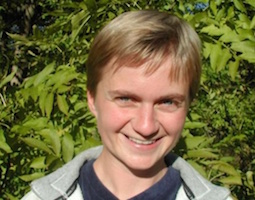
#> input picture OpencVLOG/OpenCVLOG 12.2/test3.jpg, 255 x 200 px, given in place of the camera
$ python tracking.py   (older library calls are emulated)
#> lines starting #> are read from the running program, lines starting #| are printed output that depends on the picture; after the words box and inside, x2 and y2 are one past the last pixel; in counts of white or black regions, pixels touching at a corner belong together
import numpy as np
import cv2

#abre a captura de vídeo. parâmetro 0 = webcam
cap = cv2.VideoCapture(0)

while (True):
    #lê cada quadro e carrega na variável frame
    _, frame = cap.read()
#> frame is the input picture: shape (200, 255, 3); mean B, G, R 64.2, 106.3, 113.6

    #transforma a imagem de RGB para HSV
    hsvImage = cv2.cvtColor(frame, cv2.COLOR_BGR2HSV)
#> hsvImage: shape (200, 255, 3); mean H, S, V 31.8, 139.8, 120.3
    #intervalo de vermelho mínimo e rosa máximo
    lowerRed = np.array([25, 50, 0])
    upperRed = np.array([50, 255, 255])

    #identificação da área da embalagem
    mask = cv2.inRange(hsvImage, lowerRed, upperRed)
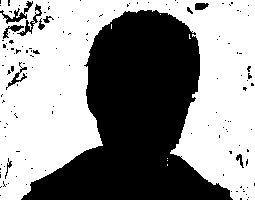
#> mask: shape (200, 255); 56.7% white; 137 black regions (126 under 20 px), largest, box (x1, y1, x2, y2) and area: (21, 10, 233, 200) 20875, (0, 1, 33, 24) 197, (17, 4, 42, 36) 165
    #bitwise_and(primeira matriz a ser operada, segunda matriz a ser operada,
    #especifica elementos da saida que devem ser alterados)
    #
    #dst(I) = src1(I) and src2(I) se mask(i) != 0
    result = cv2.bitwise_and(frame, frame, mask = mask)
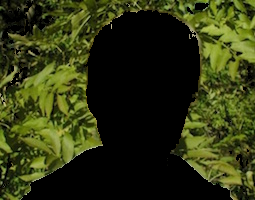
#> result: shape (200, 255, 3); mean B, G, R 17.6, 52.1, 46.4

    #converte para tons de cinza
    gray = cv2.cvtColor(result, cv2.COLOR_BGR2GRAY)
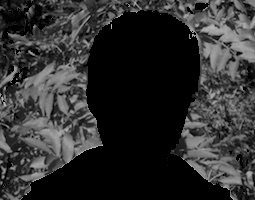
#> gray: shape (200, 255); min 0, max 192, mean 46.5
    #converte pra preto e branco usando o método de otsu
    #parametros: imagem, valor do limiar, valor do pixel transformado, atribui o método de otsu
    _,gray = cv2.threshold(gray, 0, 255, cv2.THRESH_BINARY | cv2.THRESH_OTSU)
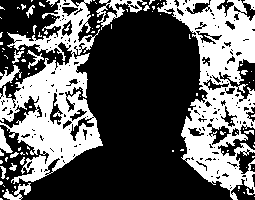
#> gray: shape (200, 255); 37.3% white; 103 white regions (86 under 20 px)

    #encontra a curva interligando pontos contínuos (ao longo do contorno)
    #útil para análise de formas e reconhecimento
    #funciona melhor com imagens binárias
    #primeiro parâmetro é a imagem, segundo parâmetro é o modo de retornar os contornos
    #(RETR_TREE retorna todos os contornos, reconstruindo-os hierarquicamente)
    #
    #o terceiro parâmetro é a forma de aproximar os contornos. CHAIN_APPROX_SIMPLE aproxima
    #os pontos permitindo grande economia de memória
    #contours é uma lista com todos os contornos da imagem, hierarchy é um array que relaciona
    #cada contorno com seu grau de parentesco (filho, pai, avô)
    _, contours, hierarchy = cv2.findContours(gray, cv2.RETR_TREE, cv2.CHAIN_APPROX_SIMPLE)
#> contours = 355 contours, 298 with area under 20; largest, box (x1, y1, x2, y2) and area: (157, 0, 255, 200) 9598, (0, 0, 103, 184) 8693, (96, 0, 147, 30) 492, (208, 125, 232, 146) 236, (49, 92, 64, 126) 214

    #se existir contornos
    if contours:
        #retorna a área em pixels de um determinado contorno
        maxArea = cv2.contourArea(contours[0])
#> maxArea = 1.5
        contourId = 0
        i = 0
        for cnt in contours:
            if maxArea < cv2.contourArea(cnt):
                maxArea = cv2.contourArea(cnt)
                contourId = i
            i += 1
#> this loop made 355 passes
#> maxArea on passes 10, 94: 151.5, 9598.5
#> cnt on passes 1 to 6: [[0, 198], [0, 199], [2, 199], [1, 198]], [[254, 196]], [[243, 192], [244, 193], [244, 192]], [[12, 191]], [[238, 190]], [[2, 190], [2, 191], [3, 191], [3, 190]]
#> after the loop, contourId = 93; i = 355; maxArea = 9598.5
        #em cnt obtemos o contorno de maior área do conjunto de possíveis contornos
        cnt = contours[contourId]
#> cnt = contour of 770 points, box (x1, y1, x2, y2) (157, 0, 255, 200), area 9598
        #retorna um retângulo que envolve o contorno em questão
        x,y,w,h = cv2.boundingRect(cnt)
#> x = 157; y = 0; w = 98; h = 200
        if(maxArea > 100.0):
            #desenha o retângulo vermelho com espessura 3
            cv2.rectangle(frame,(x,y),(x+w,y+h),(0,0,255),3)
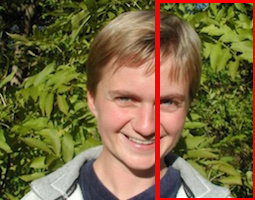
#> frame: shape (200, 255, 3); 3.66% of pixels changed, all inside (x1, y1, x2, y2) = (155, 0, 255, 200)

    cv2.imshow('frame', frame)
    cv2.imshow('result', result)

    if cv2.waitKey(1) & 0xFF == ord('q'):
#> (key q is pressed here)
        break

cap.release()
cv2.destroyAllWindows()
